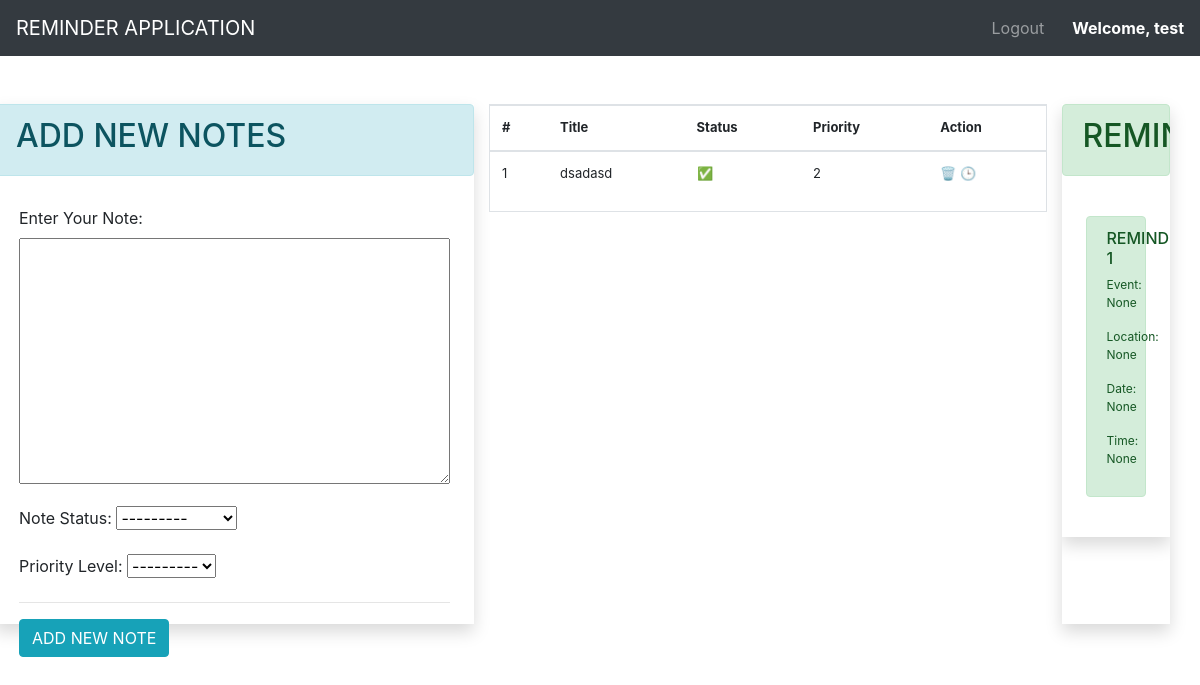
Before: / (signed in) with the older database file.
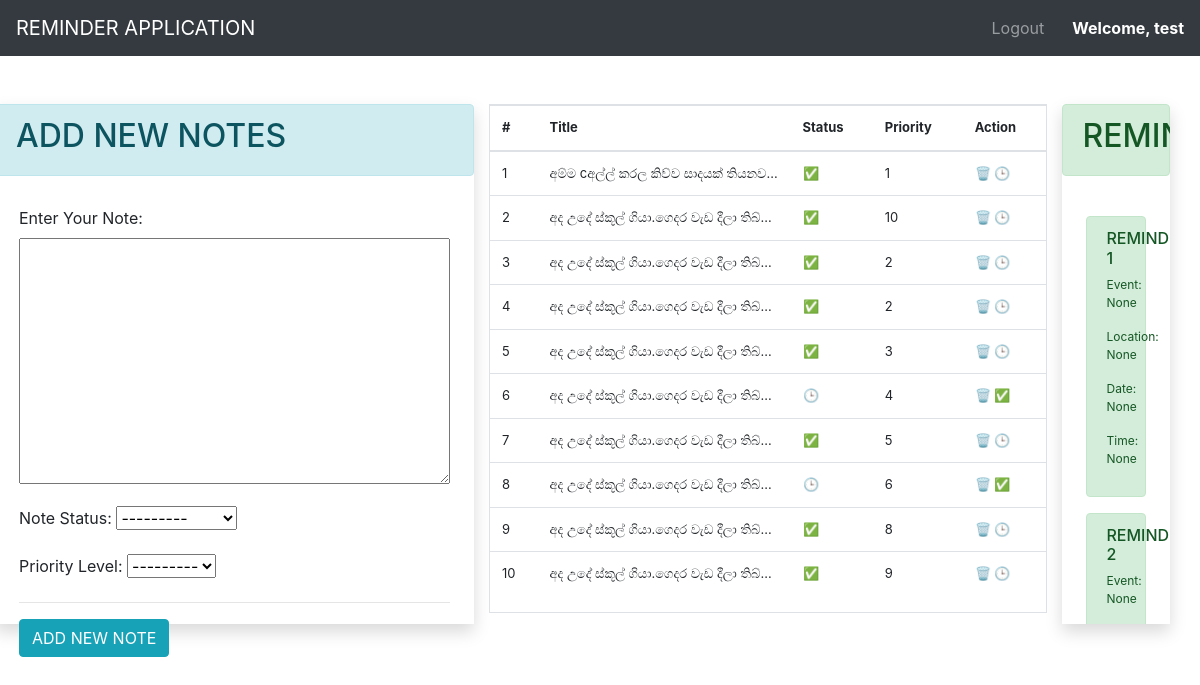
After: the same page with the newer database file.
### app/models.py (models this page shows)
class TODO(models.Model):
    status_choices = [
        ('C', 'COMPLETED'),
        ('P', 'PENDING'),
    ]
    priority_choices = [
        ('1', '1️⃣'),
        ('2', '2️⃣'),
        ('3', '3️⃣'),
        ('4', '4️⃣'),
        ('5', '5️⃣'),
        ('6', '6️⃣'),
        ('7', '7️⃣'),
        ('8', '8️⃣'),
        ('9', '9️⃣'),
        ('10', '🔟'),
    ]
    title = models.TextField()
    status = models.CharField(max_length=2, choices=status_choices)
    user = models.ForeignKey(User, on_delete=models.CASCADE)
    date = models.DateTimeField(auto_now_add=True)
    priority = models.CharField(max_length=2, choices=priority_choices)
    event = models.CharField(max_length=255, blank=True, null=True)
    location = models.CharField(max_length=255, blank=True, null=True)
    event_date = models.DateField(blank=True, null=True)
    event_time = models.TimeField(blank=True, null=True)

### app/views.py (the view)
# urls.py: path('' , home , name='home' ),
@login_required(login_url='login')
def home(request):
    if request.user.is_authenticated:
        user = request.user
        form = TODOForm()
        todos = TODO.objects.filter(user=user).order_by('priority')
        try:
            todo = TODO.objects.filter(user=user).order_by('priority').first()
            todo_details = {
                'title': todo.title,
                'priority': todo.priority,
                'status': todo.status,
                'event': todo.event,
                'location': todo.location,
                'event_date': todo.event_date,
                'event_time': todo.event_time,
            }
            print(todo_details)
        except TODO.DoesNotExist:
            return JsonResponse({'error': 'No TODO found for the user'})
    return render(request, 'index.html', context={'form': form, 'todos': todos})

### app/forms.py
class TODOForm(ModelForm):
    class Meta:
        model = TODO
        fields = ['title' , 'status' , 'priority']
        labels = {
                'title': 'Enter Your Note:',
                'status': 'Note Status:',
                'priority': 'Priority Level:',
            }

### app/templates/index.html (shortened to what this page needs)
{% extends 'base.html' %}
{% block content %}
<div>
    <div class="container pt-4">
        <div class="row p-0 mt-4" style="margin-left: -50px">
            <div class="col mx-auto shadow p-0" style="max-height: 520px">
                <div class="alert alert-info">
                    <h2>ADD NEW NOTES</h2>
                </div>
                <div class="p-4" style="margin-top: -10px">
                    <form id="todo-form"
                          action="{% if isEditing %}/update_todo/{{ todo.id }}/{% else %}/add_todo/{% endif %}"
                          method="POST">
                        {{ form.as_p }}
                        <hr>
                        <input type="submit" id="add-button"
                               value="{% if isEditing %}UPDATE NOTE{% else %}ADD NEW NOTE{% endif %}"
                               class="btn btn-info">
                    </form>
                </div>
            </div>
            <div class="col-md-6" style="max-height: 520px; overflow-y: auto;">
                <div class="border">
                    {% if todos|length == 0 %}
                    <div class="p-4">
                        <br>
                        <br>
                        <div class="alert alert-info text-center">
                            <p class="" style="font-size: 30px;">NO OF NOTES</p>
                        </div>
                        <br>
                        <br>
                    </div>
                    {% else %}
                    <div>
                        <table class="table" style="font-size: 13px;">
                            <thead>
                            <tr>
                                <th>#</th>
                                <th>Title</th>
                                <th>Status</th>
                                <th>Priority</th>
                                <th>Action</th>
                            </tr>
                            </thead>
                            <tbody>
                            {% for todo in todos %}
                            <tr class="clickable-row" data-id="{{ todo.id }}">
                                <td>{{ forloop.counter }}</td>
                                <td style="max-width: 200px; overflow: hidden; text-overflow: ellipsis; white-space: nowrap;" title="{{ todo.title }}">{{ todo.title }}</td>
                                <td>
                                    {% if todo.status == 'C' %}
                                    ✅
                                    {% else %}
                                    🕒
                                    {% endif %}
                                </td>
                                <td>{{ todo.priority }}</td>
                                <td>
                                    <a href="/delete-todo/{{ todo.id }}" title="Delete" class="">🗑️</a>
                                    {% if todo.status == 'P' %}
                                    <a href="/change-status/{{ todo.id }}/C" title="Mark Completed" class="">✅</a>
                                    {% else %}
                                    <a href="/change-status/{{ todo.id }}/P" title="Mark Pending" class="">🕒</a>
                                    {% endif %}
                                </td>
                            </tr>
                            {% endfor %}
                            </tbody>
                        </table>
                    </div>
                    {% endif %}
                </div>
            </div>
            <div class="col mx-auto shadow p-0 ml-auto" style="margin-left: 190px; max-height: 520px; overflow-y: auto;">
                <div class="col mx-auto shadow p-0 ml-auto">
                    <div class="alert alert-success">
                        <h2>REMINDERS</h2>
                    </div>
                    <div class="p-4">
                        {% for todo in todos %}
                        <div class="alert alert-success reminder-details" data-id="{{ todo.id }}">
                            <h6>REMINDER {{ forloop.counter }}</h6>
                            <p style="font-size: 12px">Event: {{ todo.event }}</p>
                            <p style="font-size: 12px">Location: {{ todo.location }}</p>
                            <p style="font-size: 12px">Date: {{ todo.event_date }}</p>
                            <p style="font-size: 12px">Time: {{ todo.event_time }}</p>
                        </div>
                        {% endfor %}
                    </div>
                </div>
            </div>
        </div>
    </div>
</div>
{% endblock %}

### app/templates/base.html (shortened to what this page needs)
<!doctype html>
<html lang="en">
<head>
    <link rel="stylesheet" href="https://cdn.jsdelivr.net/npm/bootstrap@4.5.3/dist/css/bootstrap.min.css"
>
</head>
<body>
<nav class="navbar navbar-expand-lg navbar-dark bg-dark">
    <a class="navbar-brand" href="/">REMINDER APPLICATION</a>
    <div class="collapse navbar-collapse" id="navbarNav">
        <ul class="navbar-nav ml-auto">
            {% if request.user.is_authenticated %}
            <li class="nav-item">
                <a class="nav-link" href="/logout" style="margin-right: 20px;">Logout</a>
            </li>
            <li class="nav-item">
                <span class="navbar-text" style="font-size: 16px; font-weight: bold; color: white;">Welcome, {{ request.user.username }}</span>
            </li>
            {% endif %}
        </ul>
    </div>
</nav>
<div>
    {% block content %}
    {% endblock %}
</div>
</body>
</html>

### app/templates/base.html (style rules this page uses)
body { overflow: hidden; }

Changed rows visible on the page:
no longer on one of the page's lists (row edited): TODO: event "None", location "None", event_date "None", event_time "None"
added TODO: title "අම්ම cඅල්ල් කරල කිව්ව සාදයක් තියනව…", priority "1", event "None", location "None", event_date "None", event_time "None"
added TODO: title "අද උදේ ස්කූල් ගියා.ගෙදර වැඩ දීලා තිබ්…", priority "10", event "None"
changed TODO (number 3 of 10 on the later page): title "dsadasd" → "අද උදේ ස්කූල් ගියා.ගෙදර වැඩ දීලා තිබ්…"
added TODO: title "අද උදේ ස්කූල් ගියා.ගෙදර වැඩ දීලා තිබ්…", priority "2", shown under "ADD NEW NOTES"
added TODO: title "අද උදේ ස්කූල් ගියා.ගෙදර වැඩ දීලා තිබ්…", priority "3", shown under "ADD NEW NOTES"
added TODO: title "අද උදේ ස්කූල් ගියා.ගෙදර වැඩ දීලා තිබ්…", priority "4", shown under "ADD NEW NOTES"
added TODO: title "අද උදේ ස්කූල් ගියා.ගෙදර වැඩ දීලා තිබ්…", priority "5", shown under "ADD NEW NOTES"
added TODO: title "අද උදේ ස්කූල් ගියා.ගෙදර වැඩ දීලා තිබ්…", priority "6", shown under "ADD NEW NOTES"
added TODO: title "අද උදේ ස්කූල් ගියා.ගෙදර වැඩ දීලා තිබ්…", priority "8", shown under "ADD NEW NOTES"
added TODO: title "අද උදේ ස්කූල් ගියා.ගෙදර වැඩ දීලා තිබ්…", priority "9", shown under "ADD NEW NOTES"
